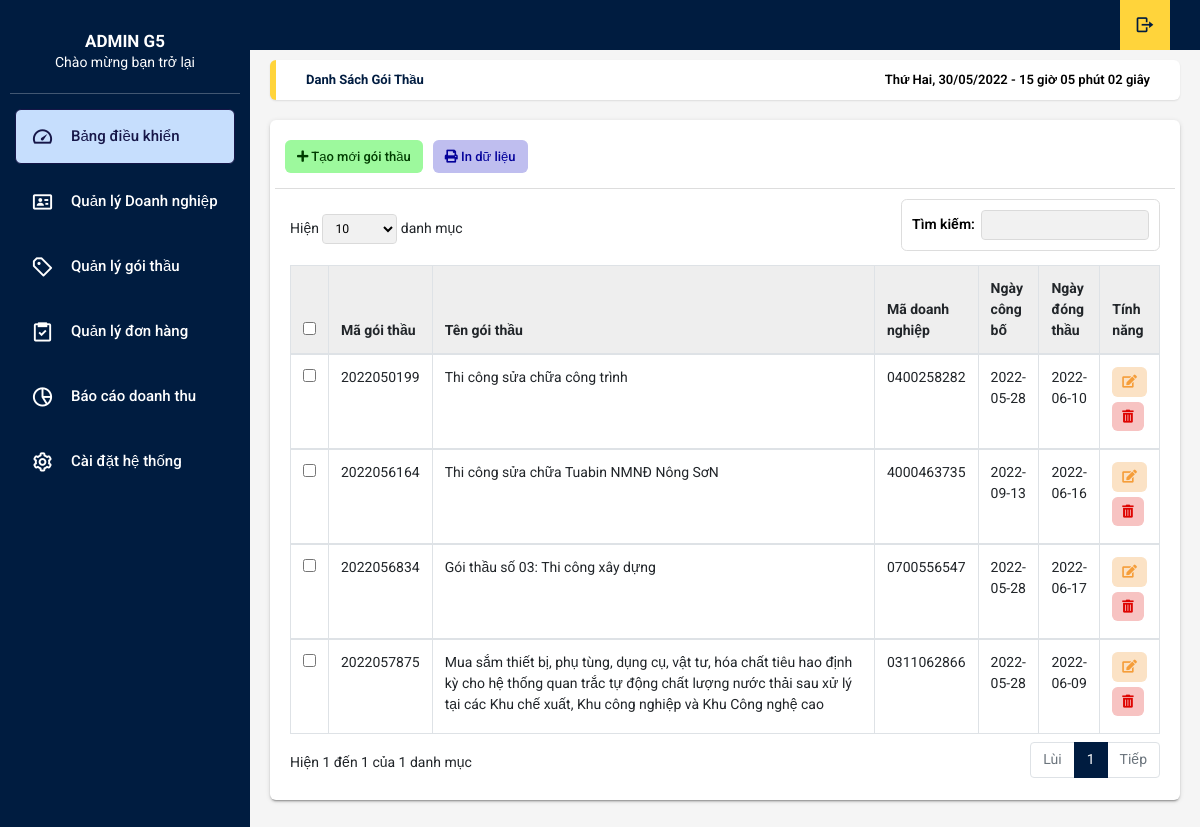
/Project/admin/doc/qlgt.php, run on the app's committed database.
### tables this page shows
CREATE TABLE `goithau` (
  `magoithau` varchar(10) NOT NULL,
  `tengoithau` text NOT NULL,
  `madoanhnghiep` varchar(10) NOT NULL,
  `ngaycongbo` date NOT NULL,
  `ngaydongthau` date NOT NULL
);

CREATE TABLE `doanhnghiep` (
  `madoanhnghiep` varchar(10) NOT NULL,
  `tendoanhnghiep` text NOT NULL,
  `diachi` text NOT NULL,
  `email` varchar(255) NOT NULL,
  `sdt` varchar(12) NOT NULL
);

### Project/db/dbhelper.php (called while the page is built, shortened)
<?php
    function executeResult($sql, $onlyOne = false){
        $conn = mysqli_connect(HOST, USERNAME, PASSWORD, DATABASE);
        mysqli_set_charset($conn, 'utf8');
        $resultset = mysqli_query($conn, $sql);
        if($onlyOne){
            $data = mysqli_fetch_array($resultset, 1);
        } else{
            $data = [];
            while (($row = mysqli_fetch_array($resultset, 1)) != null) {
                $data[] = $row;
            }
        }
        return $data;
    }
?>

### Project/admin/doc/qlgt.php (the view, shortened to what this page needs)
<?php
  require '../layouts/header.php';
  $qlgt = executeResult("SELECT goithau.*, doanhnghiep.madoanhnghiep FROM `goithau` INNER JOIN `doanhnghiep` ON goithau.madoanhnghiep = doanhnghiep.madoanhnghiep");
?>
    <main class="app-content">
        <div class="app-title">
            <ul class="app-breadcrumb breadcrumb side">
                <li class="breadcrumb-item active"><a href="#"><b>Danh sách gói thầu</b></a></li>
            </ul>
            <div id="clock"></div>
        </div>
        <div class="row">
            <div class="col-md-12">
                <div class="tile">
                    <div class="tile-body">
                        <div class="row element-button">
                            <div class="col-sm-2">
                              <a class="btn btn-add btn-sm" href="themgoithau.php" title="Thêm"><i class="fas fa-plus"></i>
                                Tạo mới gói thầu</a>
                            </div>
                            <div class="col-sm-2">
                              <a class="btn btn-delete btn-sm print-file" type="button" title="In" onclick="myApp.printTable()"><i
                                  class="fas fa-print"></i> In dữ liệu</a>
                            </div>
                          </div>
                        <table class="table table-hover table-bordered" id="sampleTable">
                            <thead>
                                <tr>
                                    <th width="10"><input type="checkbox" id="all"></th>
                                    <th>Mã gói thầu</th>
                                    <th>Tên gói thầu</th>
                                    <th>Mã doanh nghiệp</th>
                                    <th>Ngày công bố</th>
                                    <th>Ngày đóng thầu</th>
                                    <th>Tính năng</th>
                                </tr>
                            </thead>
                            <?php
                              foreach($qlgt as $item){
                                  ?>
                            <tbody>
                                <tr>
                                    <td width="10"><input type="checkbox" name="check1" value="1"></td>
                                    <td><?php echo $item['magoithau'];?></td>
                                    <td width="500"><?php echo $item['tengoithau'];?></td>
                                    <td><?php echo $item['madoanhnghiep'];?></td>
                                    <td><?php echo $item['ngaycongbo'];?></td>
                                    <td><?php echo $item['ngaydongthau'];?></td>
                                    <td>
                                    <form action="update_gt.php?magoithau=<?php echo $item['magoithau']?>" method="post" style="display: inline-block;">
                                      <button class="btn btn-primary btn-sm edit" title="Sửa" ><i class="fas fa-edit"></i></button>
                                    </form>
                                    <form action="delete_gt.php" method="post" style="display: inline-block;">
                                        <button onclick="return confirm('Bạn có chắc chắn muốn xóa không?');" class="btn btn-primary btn-sm trash" title="Xóa"><i class="fas fa-trash-alt"></i></button>
                                    </form>
                                    </td>
                                </tr>
                            </tbody>
                            <?php } ?>
                        </table>
                    </div>
                </div>
            </div>
        </div>
    </main>
</body>
</html>

### data on the page
goithau: magoithau "2022050199", tengoithau "Thi công sửa chữa công trình", madoanhnghiep.madoanhnghiep "0400258282", ngaycongbo "2022-05-28", ngaydongthau "2022-06-10"
goithau: magoithau "2022056164", tengoithau "Thi công sửa chữa Tuabin NMNĐ Nông SơN", madoanhnghiep.madoanhnghiep "4000463735", ngaycongbo "2022-09-13", ngaydongthau "2022-06-16"
goithau: magoithau "2022056834", tengoithau "Gói thầu số 03: Thi công xây dựng", madoanhnghiep.madoanhnghiep "0700556547", ngaycongbo "2022-05-28", ngaydongthau "2022-06-17"
goithau: magoithau "2022057875", tengoithau "Mua sắm thiết bị, phụ tùng, dụng cụ, vật tư, hóa chất tiêu hao định kỳ cho hệ thống quan trắc tự động chất lượng nước thải sau xử lý tại các Khu chế xuất, Khu công nghiệp và Khu Công nghệ cao", madoanhnghiep.madoanhnghiep "0311062866", ngaycongbo "2022-05-28", ngaydongthau "2022-06-09"
